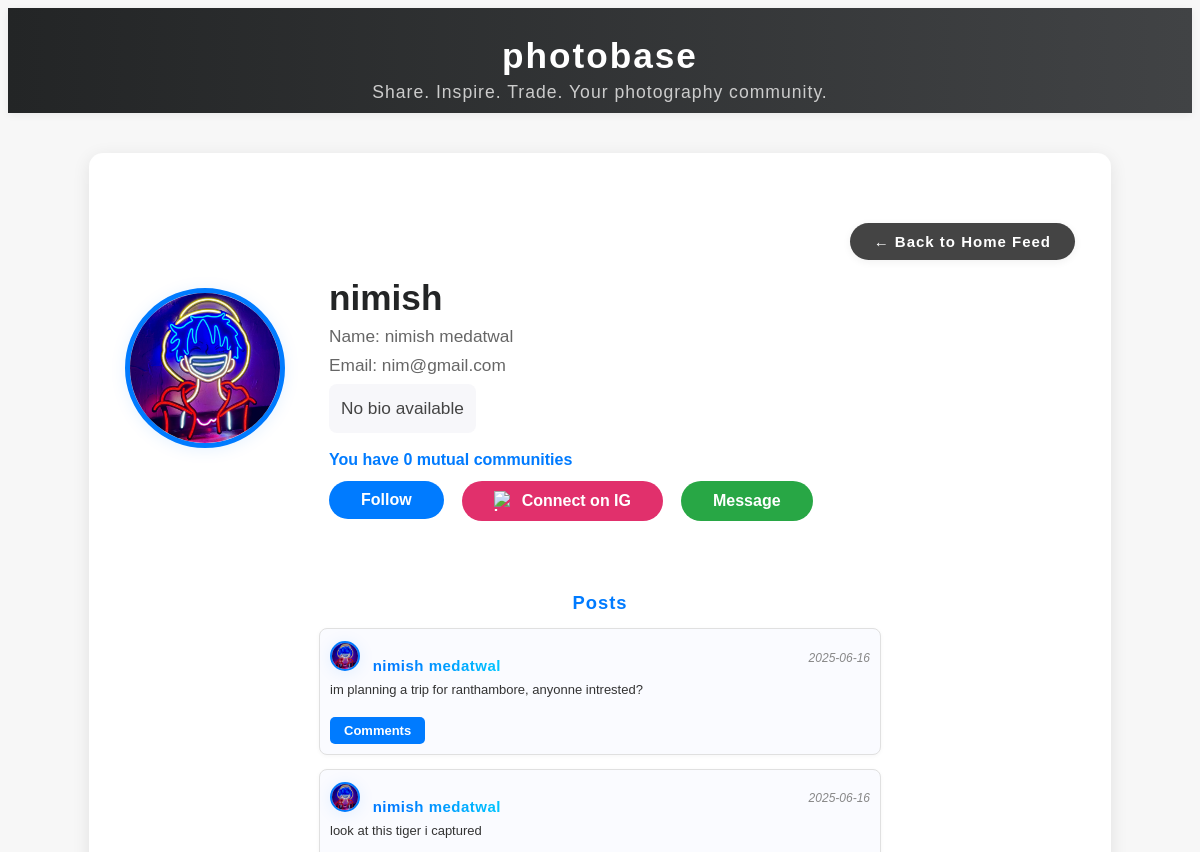
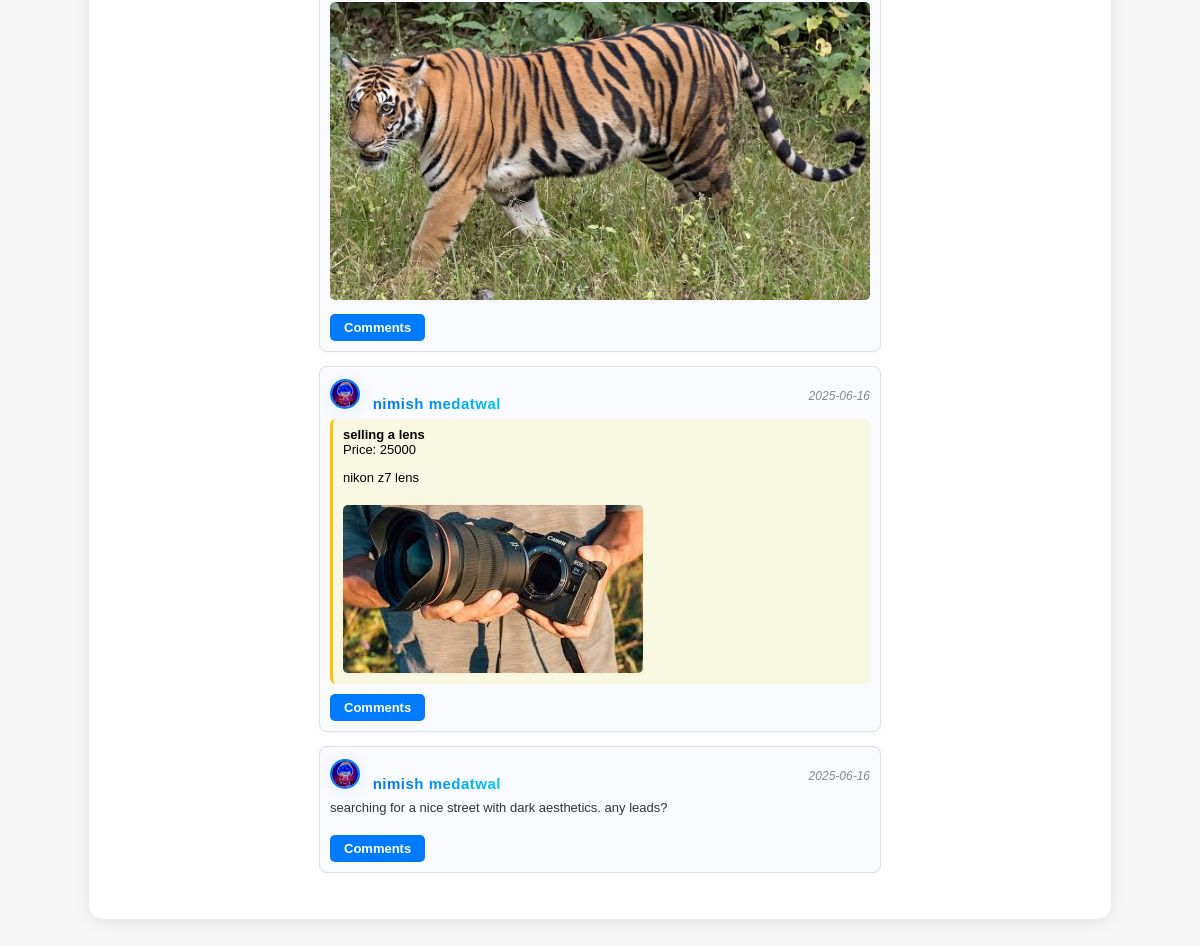
The app's page /users/profile.php?username=nimish (signed in) with its own data (2 pictures, top to bottom).
### tables this page shows
CREATE TABLE `users` (
  `username` varchar(200) NOT NULL,
  `name` varchar(200) NOT NULL,
  `bio` longtext NOT NULL,
  `mobile` bigint(20) NOT NULL,
  `password` longtext NOT NULL,
  `picture` varchar(200) NOT NULL DEFAULT 'default.png',
  `email` varchar(200) NOT NULL,
  `ig` longtext NOT NULL
);

CREATE TABLE `posts` (
  `post_id` int(11) NOT NULL,
  `username` varchar(200) NOT NULL,
  `type` varchar(100) NOT NULL,
  `caption` longtext NOT NULL,
  `picture` longtext DEFAULT NULL,
  `price` int(11) NOT NULL,
  `created_at` date NOT NULL DEFAULT current_timestamp(),
  `title` varchar(200) NOT NULL,
  `community` longtext NOT NULL DEFAULT 'none',
  `tags` longtext NOT NULL
);

### users/profile.php (the view, shortened to what this page needs)
<?php
include '../connect/connect.php';
?>
<!DOCTYPE html>
<html>
<head>
</head>
<body>
<?php
$searchname = isset($_GET['username']) ? $_GET['username'] : '';
$getalldata = mysqli_query($conn, "SELECT * FROM users WHERE username = '$searchname'");
$user_data = mysqli_fetch_assoc($getalldata);
$username = $user_data['username'];
$name = $user_data['name'];
$email = $user_data['email'];
$bio = $user_data['bio'];
$profile_pic = $user_data['picture'];
$ig = $user_data['ig'] ? $user_data['ig'] : 'No Instagram linked';
$other = $username;
$is_following = false;
?>
    <div class="site-banner">
        photobase
        <div class="site-punchline">Share. Inspire. Trade. Your photography community.</div>
    </div>
    <div class="profile-container">
        <div class="profile-header">
            <img src="../users/profile_picture/<?php echo $profile_pic; ?>" class="profile-pic" alt="Profile Picture">
            <div class="profile-details">
                <div style="text-align:right;">
                    <a href="../feed/index.php" class="back-link" style="background:#444; color:#fff; padding:10px 24px; border-radius:20px; text-decoration:none; font-weight:bold; font-size:15px; box-shadow:0 2px 8px rgba(0,0,0,0.06); margin-bottom:18px; transition:background 0.2s; display:inline-block;">
                        &larr; Back to Home Feed
                    </a>
                </div>
                <div class="username"><?php echo $username; ?></div>
                <div class="profile-info">Name: <?php echo $name; ?></div>
                <div class="profile-info">Email: <?php echo $email; ?></div>
                <div class="bio">
                    <?php echo !empty($bio) ? htmlspecialchars($bio) : 'No bio available'; ?>
                </div>
                <?php
                $self_communities = [];
                $other_communities = [];
                $res2 = mysqli_query($conn, "SELECT community FROM join_comm WHERE username = '$other'");
                while ($row = mysqli_fetch_assoc($res2)) {
                    $other_communities[] = $row['community'];
                }
                $mutual_communities = array_intersect($self_communities, $other_communities);
                $n_mutual = count($mutual_communities);
                ?>
                <div style="margin-bottom:12px;">
                    <span style="color:#007bff;cursor:pointer;font-weight:bold;" onclick="openMutualDialog()">
                        <?php echo "You have $n_mutual mutual communit" . ($n_mutual == 1 ? "y" : "ies"); ?>
                    </span>
                </div>
                <div class="button-row" style="display:flex;gap:18px;margin-bottom:24px;flex-wrap:wrap;">
                    <form method="post" style="display:inline;">
                        <?php if ($is_following): ?>
                            <button class="follow-btn" type="submit" name="follow_action" value="unfollow" style="background:#dc3545;">Unfollow</button>
                        <?php else: ?>
                            <button class="follow-btn" type="submit" name="follow_action" value="follow">Follow</button>
                        <?php endif; ?>
                    </form>
                    <a href="https://instagram.com/<?php echo $ig; ?>" target="_blank" class="ig-btn">
                        <img src="https://upload.wikimedia.org/wikipedia/commons/a/a5/Instagram_icon.png" class="ig-logo" alt="Instagram">
                        Connect on IG
                    </a>
                    <a href="chats.php?user=<?php echo urlencode($username); ?>" class="demo-btn" style="background:#28a745;">
                        Message
                    </a>
                </div>
            </div>
        </div>
        <div class="user-posts">
            <h2>Posts</h2>
            <?php
            $getpostsrandom = "SELECT * FROM posts WHERE username = '$username' ORDER BY created_at DESC";
            $getpostsrandom = mysqli_query($conn, $getpostsrandom);
            while($row = mysqli_fetch_assoc($getpostsrandom)) {
                $postuser = $row['username'];
                $post_id = $row['post_id'];
                $post_title = $row['title'];
                $post_content = $row['caption'];
                $post_image = $row['picture'];
                $post_time = $row['created_at'];
                $post_price = $row['price'];
                $post_type = $row['type'];
                $user_query = "SELECT * FROM users WHERE username = '$postuser'";
                $user_result = mysqli_query($conn, $user_query);
                $user = mysqli_fetch_assoc($user_result);
                $profile_pic_post = $user['picture'];
                $name_post = $user['name'];
                $profile_pic_post = $profile_pic_post ? $profile_pic_post : 'default.png';
                if ($post_type === 'picture') {
                    echo "
                    <div class='post'>
                        <div class='post-header'>
                            <div class='post-header-left'>
                                <a href='../users/profile.php?username=$postuser' class='user-link'>
                                    <img src='../users/profile_picture/$profile_pic_post' class='profile-pic' alt='Profile'>
                                    $name_post
                                </a>
                            </div>
                            <span class='post-time'>$post_time</span>
                        </div>
                        <div class='post-content'>$post_content</div>
                        <img src='../users/post_picture/$post_image' class='post-img' alt='Post Image'>
                        <a href='../comments.php?post_id=$post_id'>
                            <button class='comment-btn'>Comments</button>
                        </a>
                    </div>
                    ";
                } else if ($post_type === 'ad') {
                    echo "
                    <div class='post ad-post'>
                        <div class='post-header'>
                            <div class='post-header-left'>
                                <a href='../users/profile.php?username=$postuser' class='user-link'>
                                    <img src='../users/profile_picture/$profile_pic_post' class='profile-pic' alt='Profile'>
                                    $name_post
                                </a>
                            </div>
                            <span class='post-time'>$post_time</span>
                        </div>
                        <div class='ad'>
                            <strong>$post_title</strong><br>
                            Price: $post_price<br>
                            <p>$post_content</p>
                            <img src='../users/post_picture/$post_image' class='post-img' alt='Lens'>
                        </div>
                        <a href='../comments.php?post_id=$post_id'>
                            <button class='comment-btn'>Comments</button>
                        </a>
                    </div>
                    ";
                } else if ($post_type === 'text') {
                    echo "
                    <div class='post'>
                        <div class='post-header'>
                            <div class='post-header-left'>
                                <a href='../users/profile.php?username=$postuser' class='user-link'>
                                    <img src='../users/profile_picture/$profile_pic_post' class='profile-pic' alt='Profile'>
                                    $name_post
                                </a>
                            </div>
                            <span class='post-time'>$post_time</span>
                        </div>
                        <div class='post-content'>$post_content</div>
                        <a href='../comments.php?post_id=$post_id'>
                            <button class='comment-btn'>Comments</button>
                        </a>
                    </div>
                    ";
                }
            }
            ?>
        </div>
    </div>
</body>
</html>

### users/profile.php (style rules this page uses)
body { font-family: Arial, sans-serif; background: #f7f7f7; }
.site-banner { width: 100%; background: linear-gradient(90deg, #232526 0%, #414345 100%); color: #fff; text-align: center; padding: 28px 0 10px 0; font-size: 2.2rem; font-weight: bold; letter-spacing: 2px; box-shadow: 0 2px 8px rgba(0,0,0,0.06); margin-bottom: 32px; }
.site-punchline { font-size: 1.1rem; font-weight: normal; color: #ccc; margin-top: 6px; letter-spacing: 1px; }
.profile-container { max-width: 950px; margin: 40px auto; background: #fff; border-radius: 14px; box-shadow: 0 4px 18px rgba(0,0,0,0.09); padding: 38px 36px 32px 36px; text-align: left; }
.profile-header { display: flex; align-items: center; margin-bottom: 32px; }
.profile-pic { width: 150px; height: 150px; border-radius: 50%; object-fit: cover; margin-right: 44px; border: 5px solid #007bff; background: #f4f6fb; box-shadow: 0 2px 16px rgba(0,123,255,0.10); }
.profile-details { flex: 1; }
.username { font-size: 2.2rem; font-weight: bold; margin-bottom: 8px; color: #232526; }
.profile-info { margin-bottom: 8px; color: #666; font-size: 1.08rem; }
.bio { color: #444; margin-bottom: 18px; font-size: 1.08rem; background: #f7f7fa; border-radius: 8px; padding: 14px 12px; display: inline-block; max-width: 90%; }
.button-row { display: flex; gap: 18px; margin-bottom: 24px; }
.follow-btn, .ig-btn, .demo-btn { background: #007bff; color: #fff; border: none; border-radius: 24px; padding: 10px 32px; font-size: 16px; font-weight: bold; cursor: pointer; transition: background 0.2s; display: flex; align-items: center; gap: 8px; text-decoration: none; }
.ig-btn { background: #E1306C; }
.ig-logo { width: 20px; height: 20px; display: inline-block; vertical-align: middle; }
.user-posts { margin-top: 32px; text-align: left; display: flex; flex-direction: column; align-items: center; }
.user-posts h2 { font-size: 1.15rem; color: #007bff; margin-bottom: 14px; letter-spacing: 1px; }
.post { border: 1px solid #e0e0e0; border-radius: 8px; padding: 12px 10px 10px 10px; margin-bottom: 14px; background: #fafbff; box-shadow: 0 1px 4px rgba(0,0,0,0.04); position: relative; max-width: 540px; width: 100%; margin-left: auto; margin-right: auto; }
.post-header { display: flex; align-items: center; margin-bottom: 6px; justify-content: space-between; }
.post-header-left { display: flex; align-items: center; }
.post-header .profile-pic { width: 26px; height: 26px; margin-right: 8px; border-width: 2px; }
.user-link { text-decoration: none; color: #111; font-weight: bold; font-size: 15px; margin-right: 6px; transition: color 0.2s; letter-spacing: 0.5px; background: linear-gradient(90deg, #007bff 40%, #00c6ff 100%); -webkit-background-clip: text; -webkit-text-fill-color: transparent; background-clip: text; }
.post-time { color: #888; font-size: 12px; margin-left: 18px; white-space: nowrap; font-style: italic; }
.post-content { font-size: 13px; color: #333; margin-bottom: 7px; line-height: 1.5; }
.post-img { max-width: 100%; height: auto; margin-top: 7px; border-radius: 5px; box-shadow: 0 1px 4px rgba(0,0,0,0.04); }
.ad { background: #f9f9e3; padding: 8px 10px; margin-top: 7px; border-radius: 6px; border-left: 3px solid #ffc107; font-size: 13px; }
.comment-btn { margin-top: 10px; background: #007bff; color: #fff; border: none; padding: 6px 14px; border-radius: 5px; cursor: pointer; font-weight: bold; font-size: 13px; transition: background 0.2s; }
.back-link { margin-top: 32px; display: inline-block; color: #007bff; text-decoration: none; font-size: 1.05rem; font-weight: bold; letter-spacing: 1px; transition: color 0.2s; }

### records on screen
users: picture (picture), username "nimish", name "nimish medatwal", email "nim@gmail.com"
posts: users.picture (picture), users.name "nimish medatwal", created_at "2025-06-16", caption "im planning a trip for ranthambore, anyonne intrested?"
posts: users.picture (picture), users.name "nimish medatwal", created_at "2025-06-16", caption "look at this tiger i captured", picture (picture)
posts: users.picture (picture), users.name "nimish medatwal", created_at "2025-06-16", title "selling a lens", price "25000", caption "nikon z7 lens", picture (picture)
posts: users.picture (picture), users.name "nimish medatwal", created_at "2025-06-16", caption "searching for a nice street with dark aesthetics. any leads?"

### other values on screen
$n_mutual "0"
